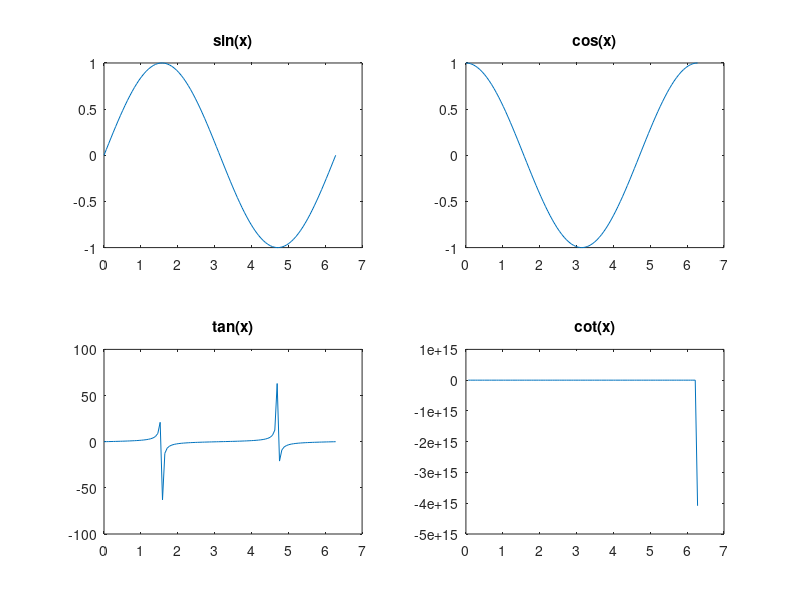

Source code (MATLAB):
clear;
clc;
%句柄/窗口控制
% x=1:10;
% y=x.^2;
% h=plot(x,y  );
% h1=text(5,25,'说明');
% h1.FontSize=24;
% x=linspace(0,2*pi,100);
% y=sin(x);
% h=plot(x,y );
% get(h)
% set(h,'Color','red');
x=linspace(0,2*pi,100);
subplot(2,2,1);
plot(x,sin(x));
title('sin(x)');

subplot(2,2,2);
plot(x,cos(x));
title('cos(x)');

subplot(2,2,3);
plot(x,tan(x));
title('tan(x)');

subplot(2,2,4);
plot(x,cot(x));
title('cot(x)');